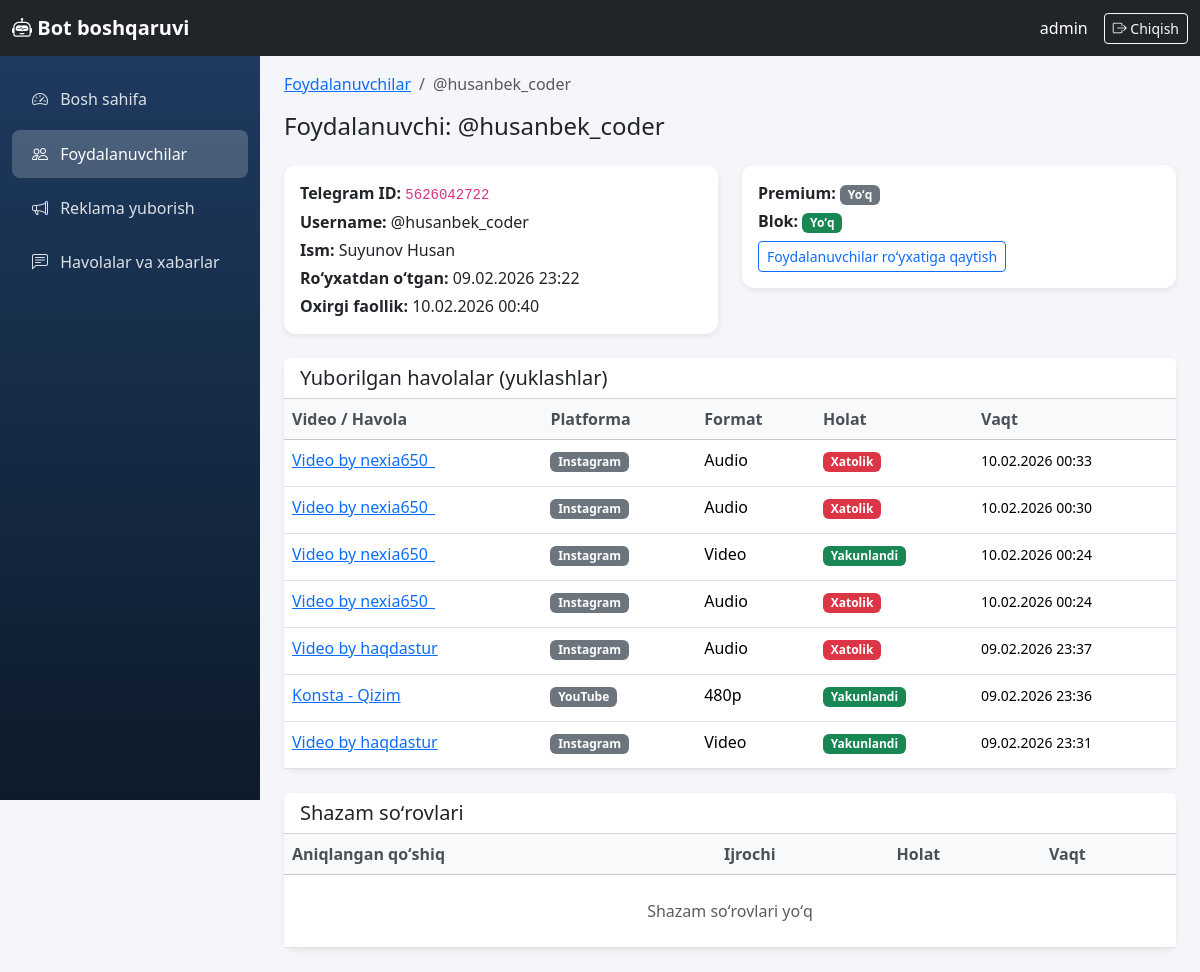
Page /boshqaruv/foydalanuvchilar/2/ (signed in) on the earlier database version.
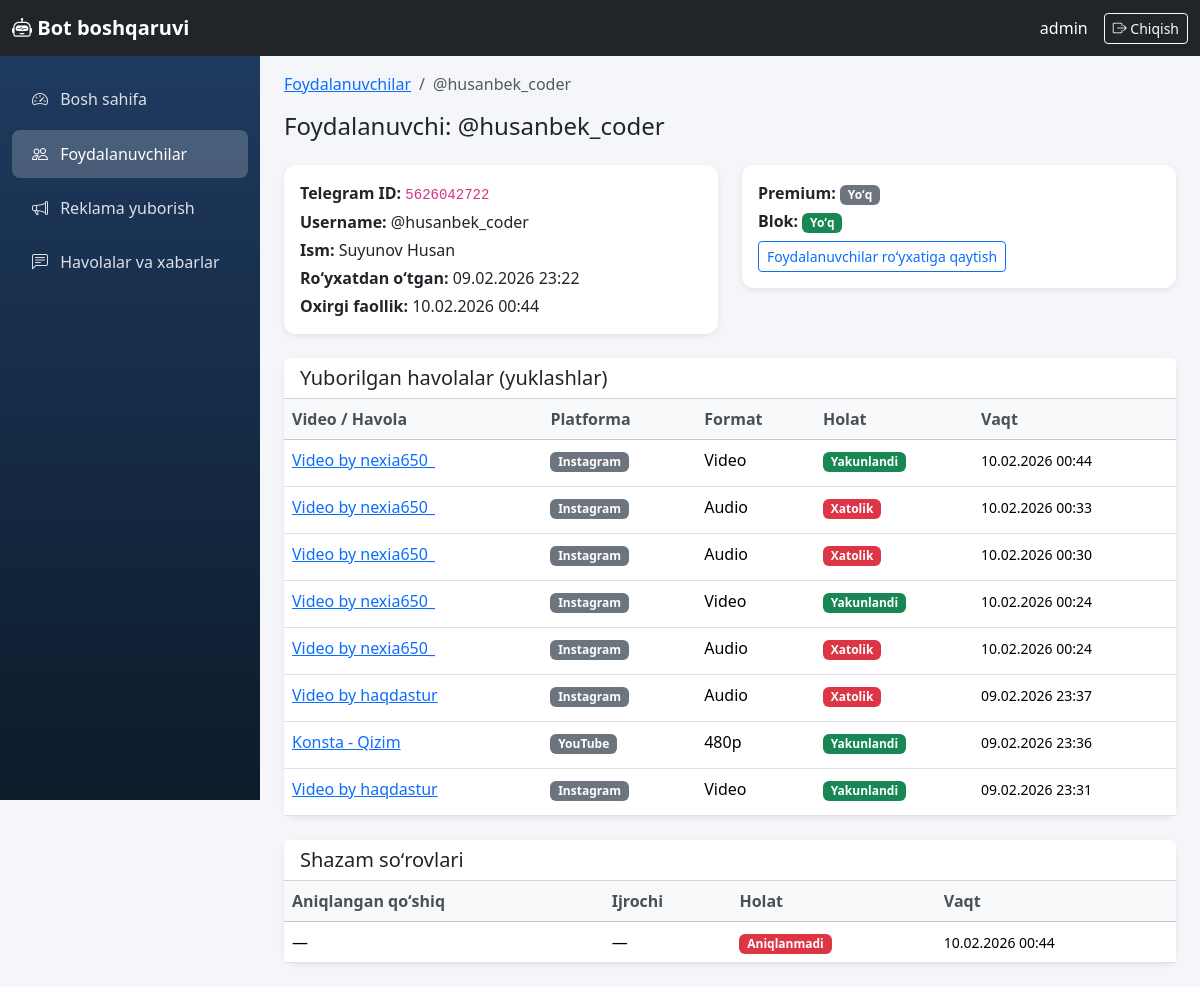
Same page on the later database version.
### core/models.py (models this page shows, shortened)
class TelegramUser(models.Model):
    telegram_id = models.BigIntegerField(unique=True, verbose_name='Telegram ID')
    username = models.CharField(max_length=255, blank=True, null=True, verbose_name='Username')
    first_name = models.CharField(max_length=255, verbose_name='Ism')
    last_name = models.CharField(max_length=255, blank=True, null=True, verbose_name='Familiya')
    created_at = models.DateTimeField(auto_now_add=True, verbose_name='Ro\'yxatdan o\'tgan vaqt')
    last_active = models.DateTimeField(auto_now=True, verbose_name='Oxirgi faollik')
    download_count = models.PositiveIntegerField(default=0, verbose_name='Yuklashlar soni')
    is_premium = models.BooleanField(default=False, verbose_name='Premium')
    is_banned = models.BooleanField(default=False, verbose_name='Bloklangan')
    class Meta:
        verbose_name = 'Foydalanuvchi'
        verbose_name_plural = 'Foydalanuvchilar'
        ordering = ['-last_active']
    def __str__(self):
        if self.username:
            return f'@{self.username}'
        return self.first_name

class DownloadHistory(models.Model):
    STATUS_CHOICES = [
        ('pending', 'Kutilmoqda'),
        ('processing', 'Ishlanmoqda'),
        ('completed', 'Yakunlandi'),
        ('failed', 'Xatolik'),
    ]
    PLATFORM_CHOICES = [
        ('youtube', 'YouTube'),
        ('instagram', 'Instagram'),
        ('tiktok', 'TikTok'),
        ('snapchat', 'Snapchat'),
        ('likee', 'Likee'),
        ('other', 'Boshqa'),
    ]
    user = models.ForeignKey(
        TelegramUser,
        on_delete=models.CASCADE,
        related_name='downloads',
        verbose_name='Foydalanuvchi',
    )
    video_url = models.URLField(max_length=500, verbose_name='Video havolasi')
    video_title = models.CharField(max_length=500, verbose_name='Video nomi')
    platform = models.CharField(max_length=20, choices=PLATFORM_CHOICES, default='other', verbose_name='Platforma')
    format_label = models.CharField(max_length=50, verbose_name='Format')
    status = models.CharField(max_length=20, choices=STATUS_CHOICES, default='pending', verbose_name='Holat')
    file_size = models.BigIntegerField(null=True, blank=True, verbose_name='Fayl hajmi (bayt)')
    error_message = models.TextField(blank=True, null=True, verbose_name='Xatolik xabari')
    downloaded_at = models.DateTimeField(auto_now_add=True, verbose_name='Yuklangan vaqt')
    completed_at = models.DateTimeField(null=True, blank=True, verbose_name='Yakunlangan vaqt')
    class Meta:
        verbose_name = 'Yuklash tarixi'
        verbose_name_plural = 'Yuklash tarixi'
        ordering = ['-downloaded_at']

class ShazamLog(models.Model):
    user = models.ForeignKey(
        TelegramUser,
        on_delete=models.CASCADE,
        related_name='shazam_logs',
        verbose_name='Foydalanuvchi',
    )
    audio_file_name = models.CharField(max_length=255, verbose_name='Audio fayl nomi')
    recognized_title = models.CharField(max_length=500, blank=True, null=True, verbose_name='Aniqlangan qo\'shiq')
    recognized_artist = models.CharField(max_length=500, blank=True, null=True, verbose_name='Aniqlangan ijrochi')
    is_successful = models.BooleanField(default=False, verbose_name='Muvaffaqiyatli')
    error_message = models.TextField(blank=True, null=True, verbose_name='Xatolik xabari')
    recognized_at = models.DateTimeField(auto_now_add=True, verbose_name='Aniqlangan vaqt')
    class Meta:
        verbose_name = 'Shazam log'
        verbose_name_plural = 'Shazam loglar'
        ordering = ['-recognized_at']

### dashboard/views.py (the view)
# urls.py: path('boshqaruv/foydalanuvchilar/<int:pk>/', views.user_detail_view, name='user_detail'),
@login_required(login_url='dashboard:login')
def user_detail_view(request, pk):
    user = get_object_or_404(TelegramUser, pk=pk)
    downloads = DownloadHistory.objects.filter(user=user).order_by('-downloaded_at')
    shazam_logs = ShazamLog.objects.filter(user=user).order_by('-recognized_at')
    return render(request, 'dashboard/user_detail.html', {
        'profile': user,
        'downloads': downloads,
        'shazam_logs': shazam_logs,
    })

### templates/dashboard/user_detail.html (shortened to what this page needs)
{% extends 'dashboard/base.html' %}
{% block content %}
<nav aria-label="breadcrumb" class="mb-3">
    <ol class="breadcrumb">
        <li class="breadcrumb-item"><a href="{% url 'dashboard:users' %}">Foydalanuvchilar</a></li>
        <li class="breadcrumb-item active">{{ profile }}</li>
    </ol>
</nav>
<h1 class="h4 mb-4">Foydalanuvchi: {{ profile }}</h1>
<div class="row mb-4">
    <div class="col-md-6">
        <div class="card">
            <div class="card-body">
                <p class="mb-1"><strong>Telegram ID:</strong> <code>{{ profile.telegram_id }}</code></p>
                {% if profile.username %}<p class="mb-1"><strong>Username:</strong> @{{ profile.username }}</p>{% endif %}
                <p class="mb-1"><strong>Ism:</strong> {{ profile.first_name }} {{ profile.last_name|default:"" }}</p>
                <p class="mb-1"><strong>Roʻyxatdan oʻtgan:</strong> {{ profile.created_at|date:"d.m.Y H:i" }}</p>
                <p class="mb-0"><strong>Oxirgi faollik:</strong> {{ profile.last_active|date:"d.m.Y H:i" }}</p>
            </div>
        </div>
    </div>
    <div class="col-md-6">
        <div class="card">
            <div class="card-body">
                <p class="mb-1"><strong>Premium:</strong> {% if profile.is_premium %}<span class="badge bg-warning text-dark">Ha</span>{% else %}<span class="badge bg-secondary">Yoʻq</span>{% endif %}</p>
                <p class="mb-0"><strong>Blok:</strong> {% if profile.is_banned %}<span class="badge bg-danger">Bloklangan</span>{% else %}<span class="badge bg-success">Yoʻq</span>{% endif %}</p>
                <a href="{% url 'dashboard:users' %}" class="btn btn-sm btn-outline-primary mt-2">Foydalanuvchilar roʻyxatiga qaytish</a>
            </div>
        </div>
    </div>
</div>
<div class="card mb-4">
    <div class="card-header bg-white">
        <h5 class="mb-0">Yuborilgan havolalar (yuklashlar)</h5>
    </div>
    <div class="card-body p-0">
        <div class="table-responsive">
            <table class="table table-hover mb-0">
                <thead class="table-light">
                    <tr>
                        <th>Video / Havola</th>
                        <th>Platforma</th>
                        <th>Format</th>
                        <th>Holat</th>
                        <th>Vaqt</th>
                    </tr>
                </thead>
                <tbody>
                    {% for d in downloads %}
                    <tr>
                        <td>
                            <a href="{{ d.video_url }}" target="_blank" rel="noopener" class="link-cell d-inline-block" style="max-width: 240px;" title="{{ d.video_url }}">{{ d.video_title|truncatewords:6 }}</a>
                        </td>
                        <td><span class="badge platform-badge bg-secondary">{{ d.get_platform_display }}</span></td>
                        <td>{{ d.format_label }}</td>
                        <td>
                            {% if d.status == 'completed' %}<span class="badge bg-success">Yakunlandi</span>
                            {% elif d.status == 'failed' %}<span class="badge bg-danger">Xatolik</span>
                            {% else %}<span class="badge bg-warning text-dark">{{ d.get_status_display }}</span>{% endif %}
                        </td>
                        <td><small>{{ d.downloaded_at|date:"d.m.Y H:i" }}</small></td>
                    </tr>
                    {% empty %}
                    <tr><td colspan="5" class="text-center text-muted py-4">Yuklashlar yoʻq</td></tr>
                    {% endfor %}
                </tbody>
            </table>
        </div>
    </div>
</div>
<div class="card">
    <div class="card-header bg-white">
        <h5 class="mb-0">Shazam soʻrovlari</h5>
    </div>
    <div class="card-body p-0">
        <div class="table-responsive">
            <table class="table table-hover mb-0">
                <thead class="table-light">
                    <tr>
                        <th>Aniqlangan qoʻshiq</th>
                        <th>Ijrochi</th>
                        <th>Holat</th>
                        <th>Vaqt</th>
                    </tr>
                </thead>
                <tbody>
                    {% for s in shazam_logs %}
                    <tr>
                        <td>{{ s.recognized_title|default:"—" }}</td>
                        <td>{{ s.recognized_artist|default:"—" }}</td>
                        <td>{% if s.is_successful %}<span class="badge bg-success">Muvaffaqiyatli</span>{% else %}<span class="badge bg-danger">Aniqlanmadi</span>{% endif %}</td>
                        <td><small>{{ s.recognized_at|date:"d.m.Y H:i" }}</small></td>
                    </tr>
                    {% empty %}
                    <tr><td colspan="4" class="text-center text-muted py-4">Shazam soʻrovlari yoʻq</td></tr>
                    {% endfor %}
                </tbody>
            </table>
        </div>
    </div>
</div>
{% endblock %}

### templates/dashboard/base.html (shortened to what this page needs)
{% load static %}
<!DOCTYPE html>
<html lang="uz">
<head>
    <link href="https://cdn.jsdelivr.net/npm/bootstrap@5.3.2/dist/css/bootstrap.min.css" rel="stylesheet">
    <link href="https://cdn.jsdelivr.net/npm/bootstrap-icons@1.11.1/font/bootstrap-icons.css" rel="stylesheet">
</head>
<body>
    <nav class="navbar navbar-expand-lg navbar-dark bg-dark fixed-top">
        <div class="container-fluid">
            <a class="navbar-brand" href="{% url 'dashboard:home' %}">
                <i class="bi bi-robot"></i> Bot boshqaruvi
            </a>
            <div class="d-flex align-items-center">
                <span class="text-white me-3">{{ request.user.username }}</span>
                <a href="{% url 'dashboard:logout' %}" class="btn btn-outline-light btn-sm">
                    <i class="bi bi-box-arrow-right"></i> Chiqish
                </a>
            </div>
        </div>
    </nav>
    <aside class="sidebar">
        <nav class="nav flex-column">
            <a class="nav-link {% if request.resolver_match.url_name == 'home' %}active{% endif %}" href="{% url 'dashboard:home' %}">
                <i class="bi bi-speedometer2"></i> Bosh sahifa
            </a>
            <a class="nav-link {% if request.resolver_match.url_name == 'users' or request.resolver_match.url_name == 'user_detail' %}active{% endif %}" href="{% url 'dashboard:users' %}">
                <i class="bi bi-people"></i> Foydalanuvchilar
            </a>
            <a class="nav-link {% if request.resolver_match.url_name == 'broadcast' %}active{% endif %}" href="{% url 'dashboard:broadcast' %}">
                <i class="bi bi-megaphone"></i> Reklama yuborish
            </a>
            <a class="nav-link {% if request.resolver_match.url_name == 'history' %}active{% endif %}" href="{% url 'dashboard:history' %}">
                <i class="bi bi-chat-left-text"></i> Havolalar va xabarlar
            </a>
        </nav>
    </aside>
    <main class="main-content">
        {% block content %}{% endblock %}
    </main>
</body>
</html>

### templates/dashboard/base.html (style rules this page uses)
:root { --sidebar-width: 260px; --navbar-height: 56px; }
body { min-height: 100vh; background: #f4f6f9; }
.navbar-brand { font-weight: 700; }
.sidebar { width: var(--sidebar-width); min-height: calc(100vh - var(--navbar-height)); background: linear-gradient(180deg, #1e3a5f 0%, #0d1b2a 100%); position: fixed; left: 0; top: var(--navbar-height); z-index: 100; padding-top: 1rem; }
.sidebar .nav-link { color: rgba(255,255,255,0.85); padding: 0.75rem 1.25rem; border-radius: 0.5rem; margin: 0.2rem 0.75rem; }
.sidebar .nav-link.active { background: rgba(255,255,255,0.2); color: #fff; }
.sidebar .nav-link i { margin-right: 0.5rem; width: 1.25rem; }
.main-content { margin-left: var(--sidebar-width); padding: 1.5rem; padding-top: calc(var(--navbar-height) + 1rem); }
.card { border: none; box-shadow: 0 0.125rem 0.375rem rgba(0,0,0,0.08); border-radius: 0.75rem; }
.table th { font-weight: 600; color: #495057; }
.link-cell { max-width: 280px; overflow: hidden; text-overflow: ellipsis; white-space: nowrap; }
.platform-badge { font-size: 0.75rem; }

Differences in the rows shown:
changed TelegramUser "@husanbek_coder": last_active "10.02.2026 00:40" → "10.02.2026 00:44"
added DownloadHistory: video_title "Video by nexia650_", platform "Instagram", format_label "Video", status "Yakunlandi", downloaded_at "10.02.2026 00:44"
added ShazamLog: recognized_title "—", recognized_artist "—", is_successful "Aniqlanmadi", recognized_at "10.02.2026 00:44"
Other differences:
text no longer shown: "Shazam soʻrovlari yoʻq"
